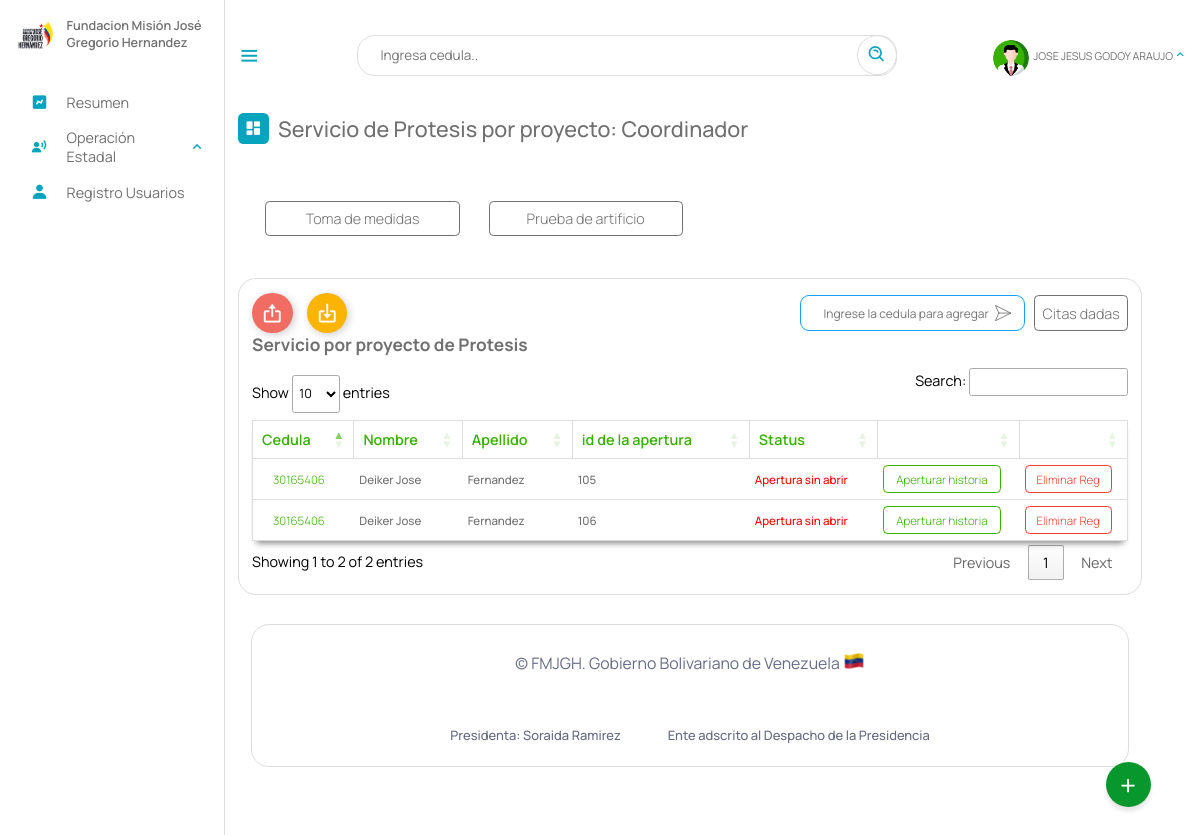
Page /Escritorio/04-ortesisyProtesis.php (signed in) on the earlier database version.
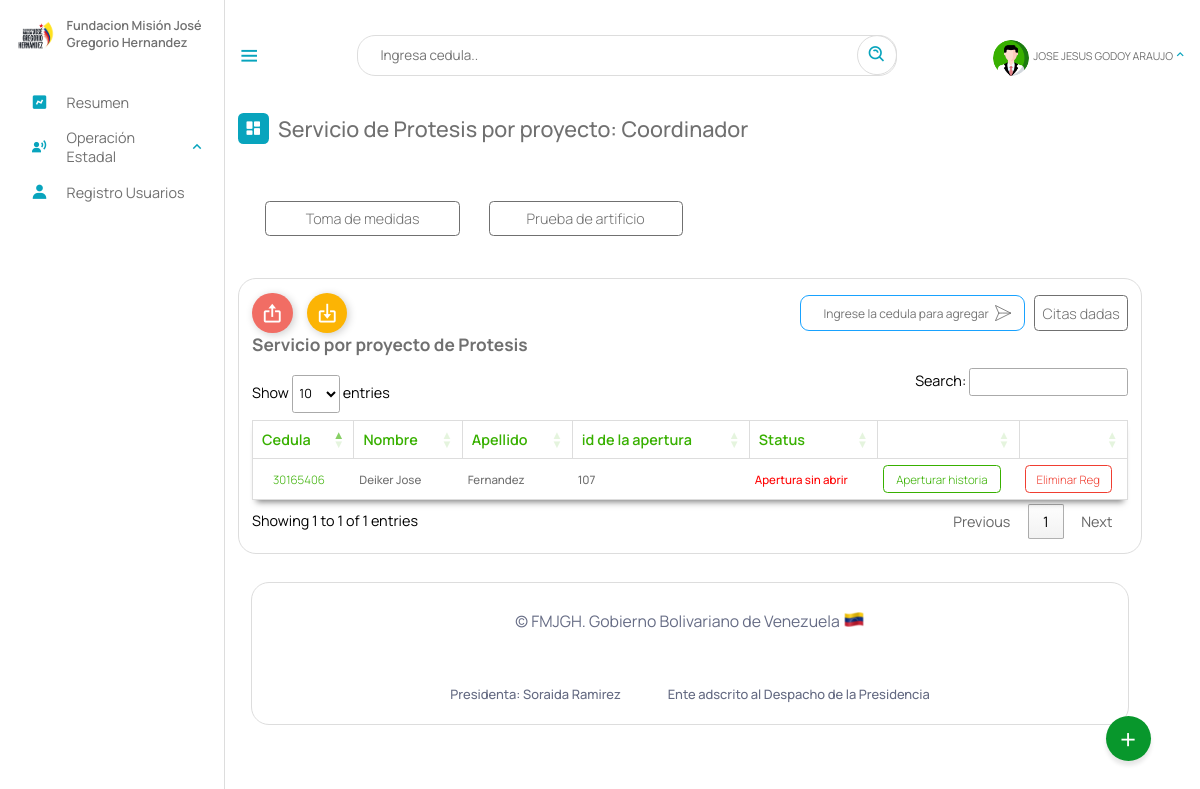
Same page on the later database version.
### tables this page shows
CREATE TABLE `cita_ortesis_protesis` (
  `id` int(11) NOT NULL AUTO_INCREMENT,
  `cedula` int(12) NOT NULL,
  `laboratorio` varchar(10) DEFAULT NULL,
  `fecha_cita` date DEFAULT NULL,
  `fecha_toma` date DEFAULT NULL,
  `fecha_prueba` date DEFAULT NULL,
  `status` text DEFAULT NULL,
  `descripcion` text DEFAULT NULL,
  `artificio` text DEFAULT NULL,
  `medidas` text DEFAULT NULL,
  PRIMARY KEY (`id`),
  KEY `laboratorio` (`laboratorio`),
  KEY `cedula` (`cedula`),
  CONSTRAINT `cita_ortesis_protesis_ibfk_1` FOREIGN KEY (`cedula`) REFERENCES `beneficiario` (`cedula`) ON DELETE CASCADE,
  CONSTRAINT `cita_ortesis_protesis_ibfk_2` FOREIGN KEY (`laboratorio`) REFERENCES `laboratorio` (`id`) ON DELETE CASCADE
);

CREATE TABLE `beneficiario` (
  `cedula` int(12) NOT NULL,
  `nombre` text NOT NULL,
  `apellido` text NOT NULL,
  `fecha_naci` date NOT NULL,
  `email` varchar(50) NOT NULL,
  `telefono` varchar(12) NOT NULL,
  `nacionalidad` char(2) NOT NULL,
  `edad` int(2) NOT NULL,
  `sexo` char(1) NOT NULL,
  `edo_civil` text NOT NULL,
  `nro_hijo` int(2) DEFAULT NULL,
  `estado` varchar(10) NOT NULL,
  `municipio` varchar(20) NOT NULL,
  `parroquia` varchar(10) NOT NULL,
  `discapacidad` varchar(10) NOT NULL,
  `atencion_solicitada` varchar(10) DEFAULT NULL,
  `certificado` varchar(50) DEFAULT NULL,
  `registrado_por` text DEFAULT NULL,
  `fecha_registro` date NOT NULL,
  PRIMARY KEY (`cedula`),
  KEY `estado` (`estado`),
  KEY `discapacidad` (`discapacidad`),
  KEY `atencion_solicitada` (`atencion_solicitada`),
  KEY `municipio` (`municipio`),
  KEY `parroquia` (`parroquia`),
  CONSTRAINT `beneficiario_ibfk_1` FOREIGN KEY (`estado`) REFERENCES `estados` (`id_estados`) ON DELETE CASCADE,
  CONSTRAINT `beneficiario_ibfk_2` FOREIGN KEY (`municipio`) REFERENCES `municipios` (`id_municipios`) ON DELETE CASCADE,
  CONSTRAINT `beneficiario_ibfk_3` FOREIGN KEY (`parroquia`) REFERENCES `parroquia` (`id`) ON DELETE CASCADE ON UPDATE CASCADE,
  CONSTRAINT `beneficiario_ibfk_4` FOREIGN KEY (`discapacidad`) REFERENCES `discapacid_e` (`id_e`) ON DELETE CASCADE,
  CONSTRAINT `beneficiario_ibfk_5` FOREIGN KEY (`atencion_solicitada`) REFERENCES `tipoatencion` (`id`) ON DELETE CASCADE
);

### php/01-02-cita_protesis.php (called while the page is built, shortened)
<?php
include_once("ManejadorBD.php");
class citas_protesis extends ManejadorBD
{
	private $cnn;
	public function __construct($tipoConexion)
	{
		$this->cnn = parent::conectar($tipoConexion);
	}
	public function consultarTodasCitasSindar()
	{
		try {
			$stmt = $this->cnn->prepare("SELECT cita_ortesis_protesis.id, beneficiario.nombre, beneficiario.apellido, beneficiario.cedula,  cita_ortesis_protesis.laboratorio, cita_ortesis_protesis.fecha_cita
				FROM beneficiario, cita_ortesis_protesis
				WHERE beneficiario.cedula = cita_ortesis_protesis.cedula and cita_ortesis_protesis.fecha_toma IS NULL");
			$stmt->setFetchMode(PDO::FETCH_ASSOC);
			$stmt->execute();
			return $stmt->fetchAll();
		} catch (PDOException $error) {
			echo "Error: ejecutando consulta SQL." . $error->getMessage();
			exit();
		}
	}
}

### php/ManejadorBD.php (called while the page is built, shortened)
<?php
	class ManejadorBD extends PDO {
		public $srv	= SRV;
		public $usr	= USR;
		public $pas	= PAS;
		public $dbn	= BDN;
		public function conectar($tipoConexion){
			try{
				switch ($tipoConexion) {
				    case 1:
				        $dsn = "mysql:host=$this->srv;dbname=$this->dbn";
				        break;
				}
				$dbh = new PDO($dsn, $this->usr, $this->pas);
    			$dbh->setAttribute(PDO::ATTR_ERRMODE, PDO::ERRMODE_EXCEPTION);
			}catch(PDOException $error){
                echo "Error al Conectar con la Base de Datos: ".$error->getMessage();
                exit();
			}
            $this->conexionBD = $dbh;
			return $this->conexionBD;
		}
	}
?>

### Escritorio/04-ortesisyProtesis.php (the view, shortened to what this page needs)
<?php
include_once("partearriba.php");
?>
<link rel="stylesheet" type="text/css" href="https://cdn.datatables.net/1.11.3/css/jquery.dataTables.min.css">
<link rel="stylesheet" href="stylesprotesis.css">
<div class="dash-contenido">
    <div class="overview">
        <div class="titulo">
            <i class='bx bxs-dashboard'> </i>
            <span class="link-name">Servicio de Protesis por proyecto: <?php echo $rol ?></span>
        </div>
    </div>
    <div class="reportes-totales">
        <div class="reporte">
            <a href="04-tomaMedidas.php">Toma de medidas</a>
        </div>
        <div class="reporte">
            <a href="05-pruebaArtificio.php">Prueba de artificio</a>
        </div>
    </div>
    <div class="tabla-atencion">
        <div class="personas-conatencion">
            <div class="botones__especiales">
                <button class="Btn export">
                    <div class="sign">
                        <i class='bx bx-export'></i>
                    </div>
                </button>
                <button class="Btn import">
                    <div class="sign">
                        <i class='bx bx-import'></i>
                    </div>
            </div>
        </div>
        <div style="display: flex; align-items: center; justify-content: center; gap: 10px;">
            <form  id="form_agregar">
                <div class="messageBox">
                    <input required="" placeholder="Ingrese la cedula para agregar" type="text" id="messageInput" />
                    <button id="sendButton" type="submit">
                    </button>
                </div>
            </form>
            <div style="display: flex; justify-content: center; align-items: center;">
                <a class="enlace" style="margin: 0;" href="04-ort-citaDada.php">Citas dadas</a>
            </div>
        </div>
    </div>
    <h2>Servicio por proyecto de Protesis</h2>
    <table id="atencion">
        <thead>
            <tr>
                <th>Cedula</th>
                <th>Nombre</th>
                <th>Apellido</th>
                <th>id de la apertura</th>
                <th>Status</th>
                <th></th>
                <th></th>
            </tr>
        </thead>
        <tbody>
            <?php
            include_once("../php/01-02-cita_protesis.php");
            $aten = new citas_protesis(1);
            $consulta = $aten->consultarTodasCitasSindar();
            if ($consulta) {
                foreach ($consulta as $registros) {
            ?>
                    <tr>
                        <td> <a class="cedula" name="enlace" id="verBeneficiario" href="__verBeneficiario.php?cedula=<?php echo $registros['cedula']; ?>"><?php echo $registros['cedula']; ?> </a></td>
                        <td><?php echo $registros["nombre"] ?></td>
                        <td><?php echo $registros["apellido"] ?></td>
                        <td><?php echo $registros["id"] ?></td>
                        <td style="color: red;">Apertura sin abrir</td>
                        <td><a href="04-ort-darCita.php?id=<?php echo $registros["id"] ?>">Aperturar historia</a></td>
                        <td><a href="eliminar/eliminar_orte.php?id=<?php echo $registros["id"] ?>" class="eliminar">Eliminar Reg</a></td>
                    </tr>
            <?php
                }
            }
            ?>
        </tbody>
    </table>
</div>
<?php
include_once("parteabajo.php");
?>

### Escritorio/partearriba.php (shortened to what this page needs)
<!DOCTYPE html>
<html lang="es">
<head>
    <link rel="stylesheet" href="estilo.css">
    <link rel="stylesheet" href="dash.css">
    <link rel="stylesheet" href="02-buttons/01-buttons.css">
    <link href='https://unpkg.com/boxicons@2.1.4/css/boxicons.min.css' rel='stylesheet'>
<link rel="stylesheet" href="https://cdnjs.cloudflare.com/ajax/libs/font-awesome/6.5.2/css/all.min.css" />
</head>
<body>
    <?php
    if (isset($_SESSION['cedula'])) {
        $NombreUsuarioActivo = $_SESSION['nombre'];
        $rol = $_SESSION["rol"];
        $gerencia = $_SESSION['gerencia'];
    }
    switch ($rol) {
        case "2coor":
            $rol = "Coordinador";
            break;
    }
    ?>
    <nav class="sidebar">
        <header>
            <div class="image-text">
                <span class="image">
                    <img src="logo3.png" alt="logo">
                </span>
                <div class="text header-text">
                    <span class="name">Fundacion Misión José Gregorio Hernandez</span>
                </div>
            </div>
        </header>
        <ul class="nav-links">
            <li>
                <a href="index.php">
                    <i class='bx bxs-chart'></i>
                    <span class="link-name">Resumen</span>
                </a>
            </li>
            <?php
            if ($gerencia == "4Gtno" || $rol == "Superusuario" ) {
            ?>
                <li>
                    <div class="ioncn-link">
                        <a>
                            <i class='bx bxs-user-voice'></i>
                            <span class="link-name">Operación Estadal</span>
                        </a>
                        <i class='bx bx-chevron-up'></i>
                    </div>
                </li>
            <?php
            }
            ?>
            <?php
            if ($rol == "Administrador" || $rol == "Superusuario" || $rol=="Coordinador") {
            ?>
                <li>
                    <a href="03-registro.php">
                        <i class='bx bxs-user'></i>
                        <span class="link-name">Registro Usuarios</span>
                    </a>
                </li>
            <?php
            }
            ?>
        </ul>
    </nav>
    <main class="menu-dash">
        <div class="top">
            <i class='bx bx-menu sidebar-toggle'></i>
            <div class="busqueda">
                <input type="text" id="input_search" placeholder="Ingresa cedula..">
                <a href="#" class="search" id="search"><i class='bx bx-search-alt bx-rotate-90'></i></a>
            </div>
            <li>
                <div class="ioncn-link">
                    <a><?php
                            if($_SESSION["profile_photo"]){
                                $ruta = "fotos_perfil/". $_SESSION["profile_photo"];
                            }else{
                                $ruta = "profile.png";
                            }
                        ?>
                        <div class="img-profi">
                             <img src="<?php echo $ruta ?>" alt="">
                        </div>
                        <span class="link_name" id="user_active"><?php echo $NombreUsuarioActivo ?></span>
                    </a>
                    <i class='bx bx-chevron-up'></i>
                </div>
            </li>
        </div>
        <div class="action">
            <span class="abrir" onclick="actionToggle()">+</span>
        </div>

### Escritorio/parteabajo.php (shortened to what this page needs)
<div class="footer__info container">
    <span class="footer_copy">
        &#169; FMJGH. Gobierno Bolivariano de Venezuela <img src="ve.png">
    </span>
    <br><br>
    <div class="footer__privacy">
        <a>Presidenta: Soraida Ramirez</a>
        <a>Ente adscrito al Despacho de la Presidencia</a>
    </div>
</div>
</main>
</body>
</html>

### Escritorio/estilo.css (style rules this page uses)
* { font-family: 'Manrope', sans-serif; margin: 0; padding: 0; box-sizing: border-box; scroll-behavior: smooth; }
:root { --body-color: ; --tran-03:all 0.2 ease ; --tran-03:all 0.3s ease ; --tran-03:all 0.4s ease ; --tran-03:all 0.5s ease ; }
body { height: 100vh; background-color: #fff; }
.sidebar .text { font-size: 14px; font-weight: 500; color: #707070; }
.sidebar .image { min-width: 60px; display: flex; align-items: center; }
.sidebar { position: fixed; top: 0; left: 0; height: 100%; width: 250px; padding: 20px 0px 0px 14px ; background-color: #fff; transition: 0.3s; border-right: 1px solid #ddd; }
.sidebar header { position: relative; }
.sidebar .image-text img { width: 50px; border-radius: 6px; }
.sidebar header .image-text { display: flex; align-items: center; }
header .image-text .header-text { display: flex; flex-direction: column; transition: 0.3; }
.header-text .name { font-weight: 600; text-align: left; margin-top: -2px; }
.sidebar .nav-links { background-color: rgb(255, 255, 255); height: 100%; padding-top: 30px; }
.sidebar .nav-links li { position: relative; list-style: none; transition: all 0.4s ease; }
.sidebar .nav-links li .ioncn-link { display: flex; align-items: left; justify-content: space-between; }
.bx-chevron-up { transition: transform .3s; }
.sidebar .nav-links li i { height: 50px; min-width: 60px; text-align: center; line-height: 50px; color:#08A4BD ; font-size: 20px; }
.sidebar .nav-links li a { text-decoration: none; display: flex; align-items: center; justify-content: left; }
.sidebar .nav-links li a .link-name { font-size: 16px; font-weight: 400; color: #707070; transition: 0.3s ease; }
.menu-dash { position: relative; left: 250px; background-color: #fff; height: 100vh; width: calc(100% - 300px); padding: 10px 14px; transition: 0.3s; }
.menu-dash .top { display: flex; position: fixed; top: 0px; left: 250px; align-items: center; justify-content: space-between; width: calc(100% - 250px); backdrop-filter: blur(15px); padding: 10px 14px; transition: 0.3; height: 123px; z-index: 500; }
.menu-dash .top .sidebar-toggle { font-size: 26px; cursor: pointer; color: #08A4BD; }
.menu-dash .top .busqueda { position: relative; height: 45px; max-width: 600px; width: 100%; margin: 0 30px; }
.top .busqueda input { height: 100%; width: 100%; position: absolute; border: 1px solid #ddd; padding: 0 50px 0 25px; outline: none; font-size: 15px; border-radius: 20px; }
.top .busqueda i { position: absolute; right: 0px; font-size: 22px; z-index: 10; top: 50%; transform: translateY(-50%); color: #08A4BD; padding: 10px; border: 1px solid #ddd; border-radius: 50px; }
.top img { width: 40px; border-radius: 100%; margin-top: 10px; height: 40px; object-fit: cover; }
.menu-dash .top .link_name { font-size: 12px; }
.menu-dash .top i { color: #08A4BD; }
.menu-dash .dash-contenido { padding-top: 45px; }
.menu-dash .titulo { display: flex; align-items: center; margin: 70px 0 30px 0; }
.menu-dash .titulo i { position: relative; height: 35px; width: 35px; background-color: #08A4BD; border-radius: 6px; color: #fff; display: flex; align-items: center; justify-content: center; font-size: 20px; }
.menu-dash .titulo .link-name { font-size: 24PX; font-weight: 500; color: #707070; margin-left: 10px; }
.menu-dash .top li { list-style: none; }
.menu-dash .top li .ioncn-link { display: flex; justify-content: space-between; align-items: center; }
.menu-dash .top li .ioncn-link a { text-decoration: none; display: flex; align-items: center; justify-content: center; gap: 5px; flex-wrap: nowrap; position: relative; color: #707070; }
.container { background-color: #fff; border: 1px solid #ddd; max-width: 100%; border-radius: 20px; padding: 30px; margin: 0 15px; }
.action { position: fixed; bottom: 50px; right: 55px; width: 50px; height: 50px; background: #08972c; border-radius: 50%; cursor: pointer; box-shadow: 0 5px 5px rgba(0,0,0,0.1); z-index: 50; }
.action span { position: relative; width: 100%; height: 100%; display: flex; justify-content: center; align-items: center; color: #fff; font-size: 2em; transition: 0.3s ease-in-out; }
table { width: 100%; }

### Escritorio/02-buttons/01-buttons.css (style rules this page uses)
body { margin: 0; padding: 0; }

Differences in the rows shown:
removed cita_ortesis_protesis: cedula.cedula "30165406", cedula.nombre "Deiker Jose", cedula.apellido "Fernandez", id "105"
removed cita_ortesis_protesis: cedula.cedula "30165406", cedula.nombre "Deiker Jose", cedula.apellido "Fernandez", id "106"
added cita_ortesis_protesis: cedula.cedula "30165406", cedula.nombre "Deiker Jose", cedula.apellido "Fernandez", id "107"
Other differences:
text written by a page script: "Show entries Search: Showing 1 to 2 of 2 entries Previous 1 Next" → "Show entries Search: Showing 1 to 1 of 1 entries Previous 1 Next"
